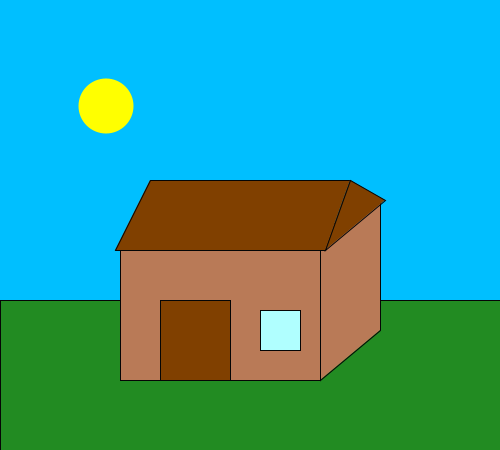
Frame 1 (no input)
Frame 60 (the mouse pressed at the canvas centre just before this capture): identical to frame 1, image omitted
Frame 120 (the mouse held since frame 60 and released just before this capture): identical to frame 1, image omitted

The Processing sketch that drew this single still picture (run headless with seeded random() and noise(); from frame 60 on, the mouse is pressed at the canvas centre):

// Processing sketch: processing_140412
// ── processing_140412.pde

// Sol, chuva,neve, por: Marcus Scapin - 25/02/2014
// O trabalho Sol, chuva,neve de Marcus Scapin está licenciado com uma Licença Creative Commons - Atribuição-NãoComercial-CompartilhaIgual 4.0 Internacional.
 
//Interaja utilizando as teclas 'A', 'B' e 'C'
 
int pingos=600;
float [] chuvax;
float [] chuvay;
  
void setup() {
  size(500, 450);
    chuvax = new float[pingos];
  chuvay = new float[pingos];
  for (int i=0; i<pingos; i++)
  {
    chuvax[i] = floor(random(-350, 500));
    chuvay[i] = floor(random(height));
  }
}
 
 char letter='a';
  
void keyPressed(){
  letter=key;
}
  
void draw() {
switch(letter){
    case 'A':
    case 'a':
        background(0,191,255);
    fill(255,255,0);
    noStroke();
    ellipse(106, 106, 55, 55);
    fill(34,139,34);
    stroke(5);
rect(0,300,500, 150);
fill(185,122,87);
rect(120,250, 200,130);
quad(320,380,320,230,380,200,380,330);
fill(128,64,0);
quad(115,250,325,250,350,180,150,180);
triangle(325,250,350,180,385,200);
rect(160,300,70,80);
fill(176,255,255);
rect(260,310,40,40);
break;
case 'B':
    case 'b':
stroke(150);
 frameRate(4);
  background(0,0,128);
  for (int i=0; i<pingos; i++)
    line(chuvax[i], chuvay[i],chuvax[i]+3, chuvay[i]+10 );
    for (int i=0; i<pingos; i++)
  {
    chuvax[i] = floor(random(width));
    chuvay[i] = floor(random(height));
  }
stroke(5);
fill(80,200,80);
rect(0,300,500, 150);
fill(185,122,87);
rect(120,250, 200,130);
quad(320,380,320,230,380,200,380,330);
fill(128,64,0);
quad(115,250,325,250,350,180,150,180);
triangle(325,250,350,180,385,200);
rect(160,300,70,80);
fill(176,255,255);
rect(260,310,40,40);
break;
case 'c':
    case 'C':
background(100, 100, 255);
    strokeWeight(3);
    frameRate (50);
  stroke(200);
  for (int i=0; i<pingos; i++)
  {
    point(chuvax[i], chuvay[i]);
    chuvay[i]=chuvay[i]+ 0.2;
    chuvax[i]=chuvax[i]+0.2;
    if (chuvay[i]>height)
    {
      chuvax[i] = floor(random(-400, 500));
      chuvay[i] = 0;//floor(random(height));
    }
  }
   strokeWeight(1);
   stroke(5);
fill(143,188,143);
rect(0,300,500, 150);
fill(185,122,87);
rect(120,250, 200,130);
quad(320,380,320,230,380,200,380,330);
fill(128,64,0);
quad(115,250,325,250,350,180,150,180);
triangle(325,250,350,180,385,200);
rect(160,300,70,80);
fill(176,255,255);
rect(260,310,40,40);
break;
}
}
